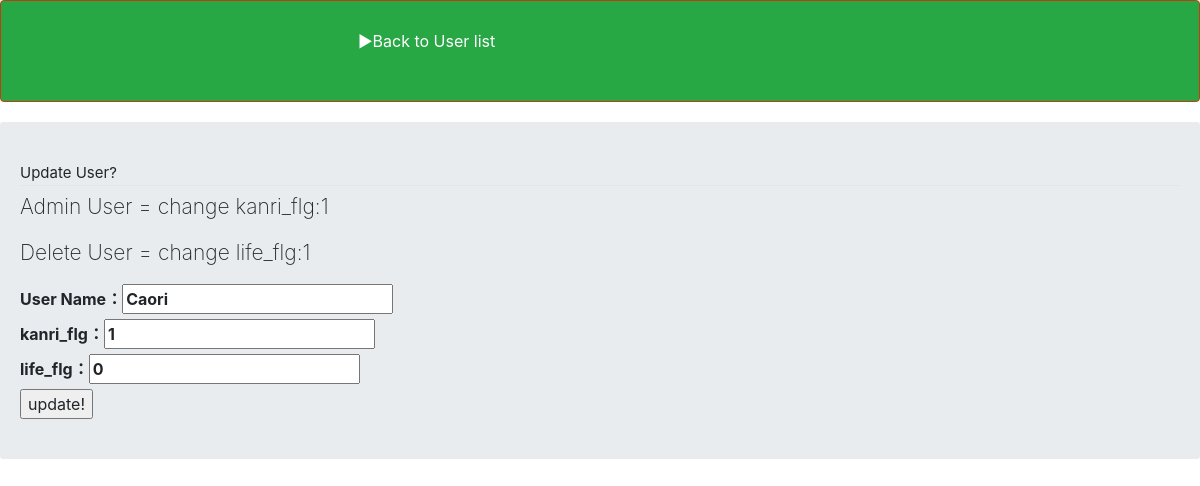
/editus_view.php?id=1 (signed in), run on the app's committed database.
### tables this page shows
CREATE TABLE `gs_user_table` (
  `id` int(12) NOT NULL,
  `user_name` varchar(64) NOT NULL,
  `user_id` varchar(128) NOT NULL,
  `user_pw` varchar(64) NOT NULL,
  `life_flg` int(1) NOT NULL DEFAULT '0',
  `kanri_flg` int(1) NOT NULL DEFAULT '0'
);

### editus_view.php (the view, shortened to what this page needs)
<?php
$id = $_GET["id"];
$pdo = dbConnect();
$stmt = $pdo->prepare("SELECT * FROM gs_user_table WHERE id=:id");
$stmt->bindValue(':id',$id, PDO::PARAM_INT);
$status = $stmt->execute();
if ($status == false) {
    $error = $stmt->errorInfo();
    exit('ErrorQuery:' . print_r($error, true));
}else{
    $row = $stmt->fetch();
}
 ?>
<!DOCTYPE html>
<html lang="ja">
<head>
    <link href="css/bootstrap.min.css" rel="stylesheet">
    <link rel="stylesheet" href="https://stackpath.bootstrapcdn.com/bootstrap/4.5.2/css/bootstrap.min.css">
</head>
<body>
    <header>
        <nav class="navbar navbar-default bg-success">
            <div class="container-fluid">
                <div class="navbar-header"><a class="navbar-brand" href="select_user.php"><font size=3>▶︎Back to User list</a></div>
            </div>
        </nav>
    </header>
<form method="POST" action="updateus.php">
        <div class="jumbotron">
            <fieldset>
                <legend>Update User?</legend>
                <p>Admin User = change kanri_flg:1</p>
                <p>Delete User = change life_flg:1</p>
                <label>User Name：<input type="text" name="user_name" value="<?=$row["user_name"]?>"></label><br>
                <label>kanri_flg：<input type="text" name="kanri_flg" value="<?=$row["kanri_flg"]?>"></label><br>
                <label>life_flg：<input type="text" name="life_flg" value="<?=$row["life_flg"]?>"></label><br>
                <input type="submit" value="update!">
            </fieldset>
        </div>
    </form>
</body>
</html>

### editus_view.php (style rules this page uses)
div { padding: 10px; font-size: 16px; }

### data on the page
gs_user_table: user_name "Caori", kanri_flg "1", life_flg "0"
